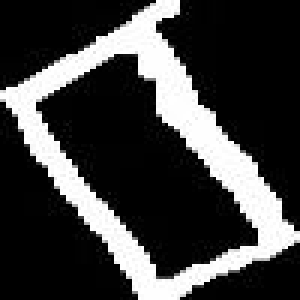
#> input picture summer_vacation/Diamond-multi.v5i.multiclass/test/191_jpg.rf.b16ced3a3c46bdd13571ea370700bce0.jpg, 100 x 100 px, found by its file name (shown 3 times larger); its folder holds only this picture in this run
$ python cross_line.py
#> lines starting #> are read from the running program, lines starting #| are printed output that depends on the picture; after the words box and inside, x2 and y2 are one past the last pixel; in counts of white or black regions, pixels touching at a corner belong together
import cv2
import numpy as np
import os

def is_non_straight(img_path, threshold=0.98, debug=True, scale=3):
#> called with threshold = 0.98, debug = True, scale = 3
    img = cv2.imread(img_path, cv2.IMREAD_GRAYSCALE)
#> img is the input picture: shape (100, 100); min 0, max 255, mean 63.1
    if img is None:
        print(f"無法讀取: {img_path}")
        return False
    # 二值化
    binary = (img > 127).astype(np.uint8) * 255
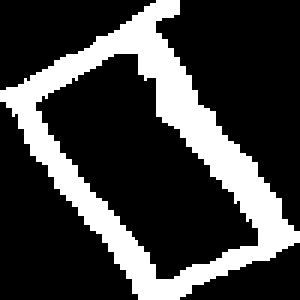
#> binary: shape (100, 100) (shown 3 times larger); 24.7% white; 1 white region, box (x1, y1, x2, y2) and area: (0, 0, 100, 100) 2473

    # 霍夫線變換
    lines = cv2.HoughLinesP(binary, 1, np.pi/180, threshold=30, minLineLength=0.6*min(binary.shape), maxLineGap=10)
#> lines = 18 rows, first 6: [48, 4, 93, 83], [41, 8, 91, 83], [45, 5, 92, 83], [0, 30, 50, 99], [2, 30, 59, 98], [0, 33, 48, 99]
    if lines is None or len(lines) < 2:
        # 沒找到明顯線段，或數量太少，直接判非直線
        result = True
    else:
        # 判斷有沒有「橫直」兩條長直線
        angles = []
        lengths = []
        for line in lines:
            x1, y1, x2, y2 = line[0]
            dx = x2 - x1
            dy = y2 - y1
            angle = np.degrees(np.arctan2(dy, dx))
            length = np.sqrt(dx**2 + dy**2)
            angles.append(angle)
            lengths.append(length)
#> this loop made 18 passes
#> (x1, y1, x2, y2, dx, dy, angle, length) on passes 1 to 12: (48, 4, 93, 83, 45, 79, 60.33, 90.92), (41, 8, 91, 83, 50, 75, 56.31, 90.14), (45, 5, 92, 83, 47, 78, 58.93, 91.07), (0, 30, 50, 99, 50, 69, 54.07, 85.21), (2, 30, 59, 98, 57, 68, 50.03, 88.73), (0, 33, 48, 99, 48, 66, 53.97, 81.61), (1, 30, 59, 99, 58, 69, 49.95, 90.14), (38, 10, 88, 79, 50, 69, 54.07, 85.21), (49, 2, 93, 81, 44, 79, 60.88, 90.43), (6, 38, 55, 99, 49, 61, 51.23, 78.24), (39, 14, 87, 79, 48, 65, 53.56, 80.8), (44, 12, 99, 80, 55, 68, 51.03, 87.46)
#> after the loop, angles = [60.33, 56.31, 58.93, 54.07, 50.03, 53.97, 49.95, 54.07, 60.88, 51.23, 53.56, 51.03, 50.11, 54.02, 53.82, 50.19, 51.23, 51.01]; lengths = [90.92, 90.14, 91.07, 85.21, 88.73, 81.61, 90.14, 85.21, 90.43, 78.24, 80.8, 87.46, 87.32, 90.21, 83.01, 85.91, 84.65, 81.06]

        # 統計有沒有接近水平與垂直的長線
        horizontal = [l for a, l in zip(angles, lengths) if abs(a) < 20 or abs(a) > 160]
#> horizontal = []
        vertical = [l for a, l in zip(angles, lengths) if 70 < abs(a) < 110]
#> vertical = []
        img_w, img_h = binary.shape[1], binary.shape[0]
#> img_w = 100; img_h = 100
        # 水平線必須佔寬度，直線必須佔高度的比例
        hor_ratio = max(horizontal)/img_w if horizontal else 0
#> hor_ratio = 0
        ver_ratio = max(vertical)/img_h if vertical else 0
#> ver_ratio = 0

        # 只要有一個比值低於 threshold（線太短或彎），就判「非直線」
        result = (hor_ratio < threshold) or (ver_ratio < threshold)
#> result = True

    if debug:
        print(f"{os.path.basename(img_path)}: 水平直線佔比={hor_ratio:.2f}, 垂直直線佔比={ver_ratio:.2f}")
#| 191_jpg.rf.b16ced3a3c46bdd13571ea370700bce0.jpg: 水平直線佔比=0.00, 垂直直線佔比=0.00
        print("判斷：", "非直線" if result else "直線")
#| 判斷： 非直線
        color = cv2.cvtColor(binary, cv2.COLOR_GRAY2BGR)
        if lines is not None:
            for line in lines:
                x1, y1, x2, y2 = line[0]
                cv2.line(color, (x1, y1), (x2, y2), (0, 0, 255), 2)
#> this loop made 18 passes
#> (x1, y1, x2, y2) on passes 1 to 12: (48, 4, 93, 83), (41, 8, 91, 83), (45, 5, 92, 83), (0, 30, 50, 99), (2, 30, 59, 98), (0, 33, 48, 99), (1, 30, 59, 99), (38, 10, 88, 79), (49, 2, 93, 81), (6, 38, 55, 99), (39, 14, 87, 79), (44, 12, 99, 80)
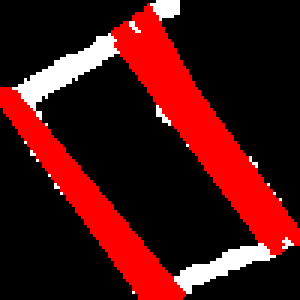
#> color: shape (100, 100, 3) (shown 3 times larger); mean B, G, R 15.2, 15.2, 72.3
        color = cv2.resize(color, (color.shape[1]*scale, color.shape[0]*scale), interpolation=cv2.INTER_NEAREST)
#> color: shape (300, 300, 3)
        cv2.imshow("Straightness", color)
        cv2.waitKey(0)
        cv2.destroyAllWindows()

    return result

# ====== 支援 jpg, jpeg, png 副檔名 ======
src_folder = "test"
extensions = ('.jpg', '.jpeg', '.png')
for fname in os.listdir(src_folder):
    if not fname.lower().endswith(extensions):
        continue
    img_path = os.path.join(src_folder, fname)
    is_non_straight(img_path, threshold=0.98, debug=True, scale=3)

$ run again, on summer_vacation/Diamond-multi.v5i.multiclass/test/44_jpg.rf.df3f39eca7150273f336e55383ea2e3a.jpg
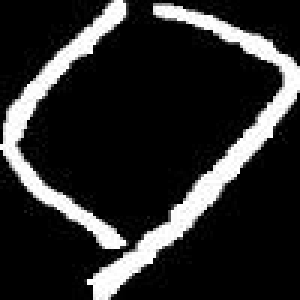
#> input picture summer_vacation/Diamond-multi.v5i.multiclass/test/44_jpg.rf.df3f39eca7150273f336e55383ea2e3a.jpg, 100 x 100 px, found by its file name (shown 3 times larger)
#> in is_non_straight, img is the input picture: shape (100, 100); min 0, max 255, mean 42.6
#> in is_non_straight, `binary = (img > 127).astype(np.uint8) * 255`:
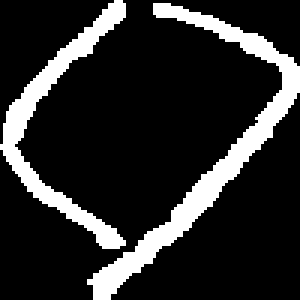
#> binary: shape (100, 100) (shown 3 times larger); 16.6% white; 2 white regions, box (x1, y1, x2, y2) and area: (29, 1, 100, 100) 991, (0, 0, 42, 83) 669
#> lines = [[32, 99, 97, 34], [31, 97, 99, 29], [31, 99, 98, 32], [31, 96, 99, 28]]
#> the loop in is_non_straight, `for line in lines:` made 4 passes
#> (x1, y1, x2, y2, dx, dy, length) on passes 1 to 4: (32, 99, 97, 34, 65, -65, 91.92), (31, 97, 99, 29, 68, -68, 96.17), (31, 99, 98, 32, 67, -67, 94.75), (31, 96, 99, 28, 68, -68, 96.17)
#> after the loop in is_non_straight, `for line in lines:`: angles = [-45, -45, -45, -45]; lengths = [91.92, 96.17, 94.75, 96.17]
#> horizontal = []
#> hor_ratio = 0
#> result = True
#| 44_jpg.rf.df3f39eca7150273f336e55383ea2e3a.jpg: 水平直線佔比=0.00, 垂直直線佔比=0.00
#| 判斷： 非直線
#> the loop in is_non_straight, `for line in lines:` made 4 passes
#> after the loop in is_non_straight, `for line in lines:`:
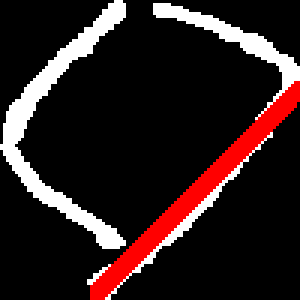
#> color: shape (100, 100, 3) (shown 3 times larger); mean B, G, R 28.9, 28.9, 44.6

$ run again, on summer_vacation/Diamond-multi.v5i.multiclass/test/225_jpg.rf.a03feabb6996df57973faee9e8ac795b.jpg
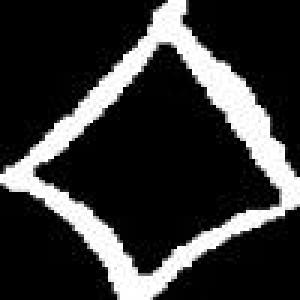
#> input picture summer_vacation/Diamond-multi.v5i.multiclass/test/225_jpg.rf.a03feabb6996df57973faee9e8ac795b.jpg, 100 x 100 px, found by its file name (shown 3 times larger)
#> in is_non_straight, img is the input picture: shape (100, 100); min 0, max 255, mean 52.8
#> in is_non_straight, `binary = (img > 127).astype(np.uint8) * 255`:
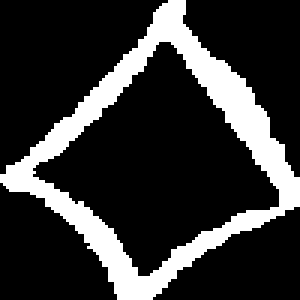
#> binary: shape (100, 100) (shown 3 times larger); 20.5% white; 1 white region, box (x1, y1, x2, y2) and area: (0, 0, 100, 100) 2055
#> lines = [[56, 1, 97, 69], [57, 0, 99, 68], [38, 96, 99, 66], [7, 62, 56, 0], [55, 2, 96, 69], [57, 2, 96, 64]]
#> the loop in is_non_straight, `for line in lines:` made 6 passes
#> (x1, y1, x2, y2, dx, dy, angle, length) on passes 1 to 6: (56, 1, 97, 69, 41, 68, 58.91, 79.4), (57, 0, 99, 68, 42, 68, 58.3, 79.92), (38, 96, 99, 66, 61, -30, -26.19, 67.98), (7, 62, 56, 0, 49, -62, -51.68, 79.03), (55, 2, 96, 69, 41, 67, 58.54, 78.55), (57, 2, 96, 64, 39, 62, 57.83, 73.25)
#> after the loop in is_non_straight, `for line in lines:`: angles = [58.91, 58.3, -26.19, -51.68, 58.54, 57.83]; lengths = [79.4, 79.92, 67.98, 79.03, 78.55, 73.25]
#> horizontal = []
#> hor_ratio = 0
#> result = True
#| 225_jpg.rf.a03feabb6996df57973faee9e8ac795b.jpg: 水平直線佔比=0.00, 垂直直線佔比=0.00
#| 判斷： 非直線
#> the loop in is_non_straight, `for line in lines:` made 6 passes
#> after the loop in is_non_straight, `for line in lines:`:
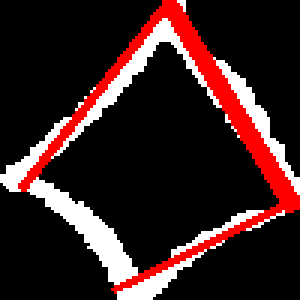
#> color: shape (100, 100, 3) (shown 3 times larger); mean B, G, R 31.7, 31.7, 55.3
